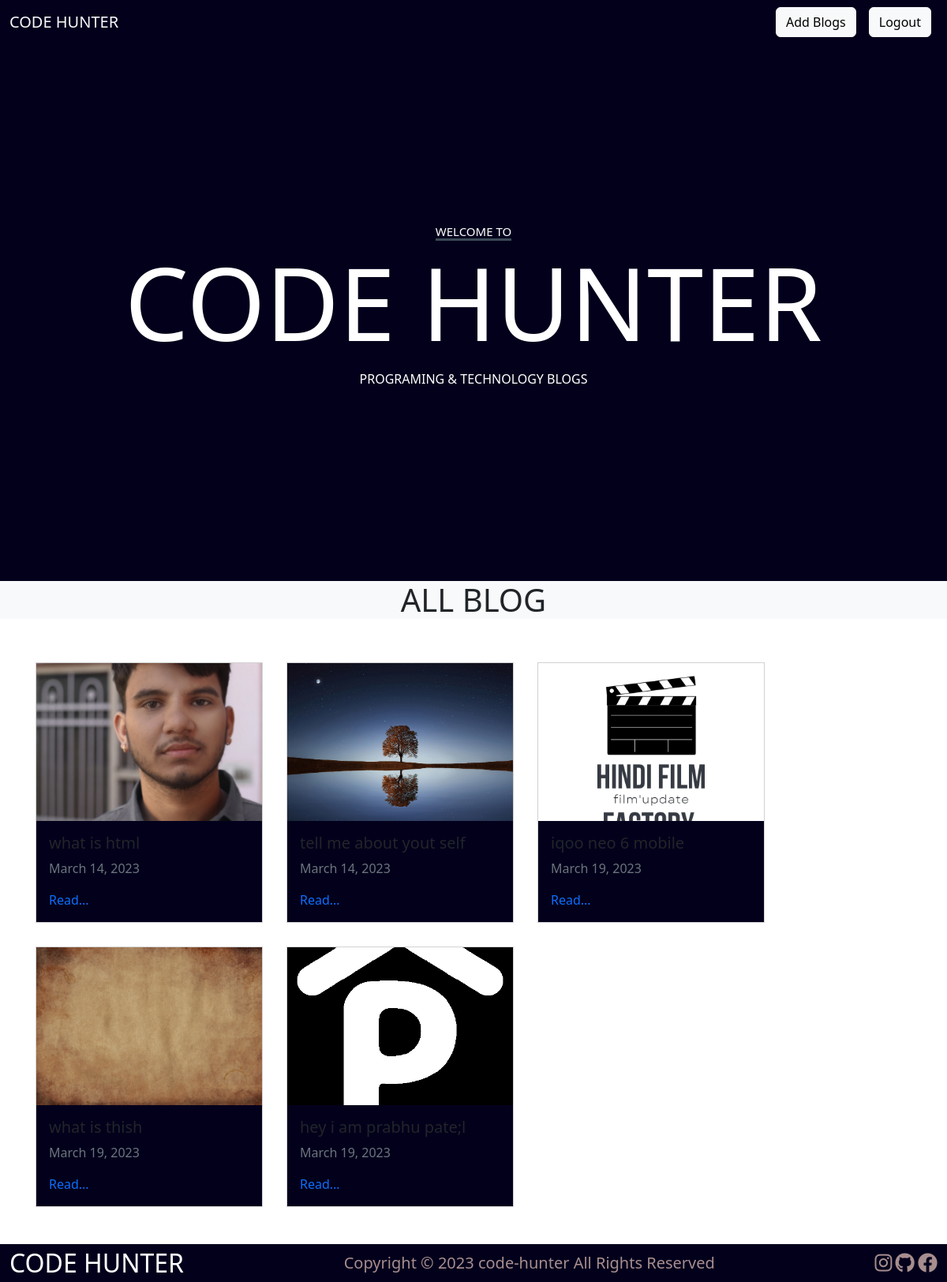
The page / (signed in) on the database its author committed.
### home/models.py (models this page shows, shortened)
class BlogModel(models.Model):
    user=models.ForeignKey(User, on_delete=models.CASCADE)
    title=models.CharField(max_length=100,blank=False)
    content=FroalaField(theme='dark')
    slug=models.SlugField(max_length=30)
    image=models.ImageField(upload_to='thumbnail',blank=False)
    create_to=models.DateField(auto_now=True)

### home/views.py (the view)
# urls.py: 2. Add a URL to urlpatterns:  path('', views.home, name='home')
def home(request):
    blog=BlogModel.objects.all()
    context={'blog':blog}
    return render(request,'home.html',context)

### home/templates/home.html
{% extends 'base.html' %}
{% load static %}
{%block body%}
<section class="welcome_page">
  <h5>WELCOME TO</h5>
  <h1>CODE HUNTER</h1>
  <P>PROGRAMING & TECHNOLOGY BLOGS</P>
</section>
<section class="blog_Section">
  <h1 class="text-center text-dark bg-light">ALL BLOG</h1>
  <div class="box container">
    {%for blogs in blog%}
      <div class="card" style="width: 18rem;">
        <img src="/media/{{blogs.image}}" class="card-img-top" alt="...">
        <div class="card-body">
          <h5 class="card-title">{{blogs.title | truncatechars:40}}</h5>
          <p class="text-secondary">{{blogs.create_to}}</p>
          <a href="{% url 'blog_page' blogs.slug %}">Read...</a>
        </div>
      </div>
    {% endfor %}
  </div>
</section>
{%endblock body%}

### home/static/css/style.css (style rules this page uses)
* { background: #03001C; color: #fff; }
body { overflow-X: hidden; transition:.5s linear; }
a { text-decoration: none; }
.welcome_page { width: 100vw; height: 85vh; display: flex; flex-direction: column; justify-content: center; align-items:center ; }
.welcome_page >h5 { font-size: 15px; margin-bottom:1px ; border-bottom: 3px solid rgb(60, 75, 89); }
.welcome_page > h1 { font-size: 8rem; }
.blog_Section { width: 100vw; height: auto; background: #fff; }
.blog_Section > .box { height: auto; background: #fff; display: flex; flex-wrap: wrap; }
.card { margin: 15px; border-radius: 0 !important; }
.card > img { width: 100%; height:200px; object-fit: cover; border-radius: 0 !important; }
.container { padding: 2rem 0rem; }

### rows shown on the page
BlogModel: image (picture), title "what is html", create_to "March 14, 2023"
BlogModel: image (picture), title "tell me about yout self", create_to "March 14, 2023"
BlogModel: image (picture), title "iqoo neo 6 mobile", create_to "March 19, 2023"
BlogModel: image (picture), title "what is thish", create_to "March 19, 2023"
BlogModel: image (picture), title "hey i am prabhu pate;l", create_to "March 19, 2023"
